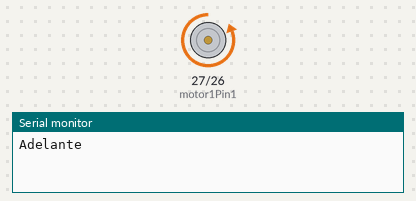
This sketch was run on a simulated ESP32. Shown: motor-driver pin pairs drawn as motors (green arrow = first pin HIGH = forward, orange = second pin HIGH = backward, longer = more drive, scaled by the enable pin), the last lines printed to the serial monitor.

Above: at 0.5 s.
At 1.2 s:
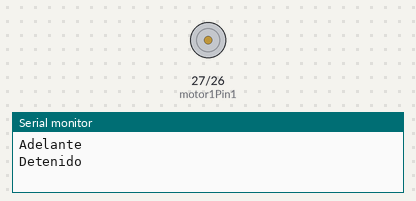
At 4.5 s:
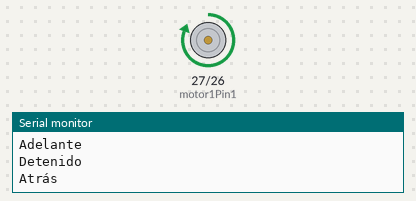
Timing chart, 0 to 5.8 s (numbered marks = the images above):
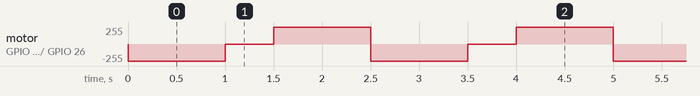

Measured:
- by itself, motor on GPIO 27 (motor1Pin1) / GPIO 26 (motor1Pin2): repeats every 2.5 s: stopped 0.50 s, forward 255/255 1.0 s, backward 255/255 1.0 s

The sketch:

Programa01_RVVF.ino
```cpp
/*
 * Ruiz Villalba Valentina Fabienne
 * Prueba programa 01 con puente H
 * Octubre 2020
 * ESP32 TRA
 */


/*
 *---------------------------------------
 *          Pines y variables
 * --------------------------------------
 */

 //Pines del motor
int motor1Pin1 = 27;
int motor1Pin2 = 26;
int enable1Pin = 14;

// PWM propiedades
int pwmFreq = 8000; //Periodo de 8ms
int pwmChannel = 0;
int pwmRes = 8; //Resolución de 8 bits (2^8 = 254)

//Variables de velocidad y dirección
    int vel = 255;  // Con un ciclo de trabajo  del 100%
    int dir= 0;
/*
 *------------------------------------
 *        Funciones principales
 *------------------------------------
 */


void setup() {
    Serial.begin(115200);

    pinMode(motor1Pin1, OUTPUT);
    pinMode(motor1Pin2, OUTPUT);
    pinMode(enable1Pin,OUTPUT);

    ledcSetup(pwmChannel,pwmFreq,pwmRes);

    //Mandar señal PWM al pin enable del puente h
    ledcAttachPin(enable1Pin,pwmChannel);

    //Velocidad del motor
    ledcWrite(pwmChannel,vel);
}


void loop() {
  adelante();
  delay(1000);
  detener();
  delay(500);
  atras();
  delay(1000);
  detener();
}


/*
 * Gira en sentido horario
 *  Dir = 0 y 1
 */

void adelante(){
  Serial.println("Adelante");
  digitalWrite(motor1Pin1,dir);
   dir = 1;
  digitalWrite(motor1Pin2,dir);
}

/*
 * Gira en sentido antihorario
 *  Dir = 1 y 0
 */

void atras(){
  dir = 1;
  Serial.println("Atrás");
  digitalWrite(motor1Pin1,dir);
  dir = 0;
  digitalWrite(motor1Pin2,dir);
}

void detener(){
  dir = 0;
  Serial.println("Detenido");
  digitalWrite(motor1Pin1,dir);
  digitalWrite(motor1Pin2,dir);
}
```
